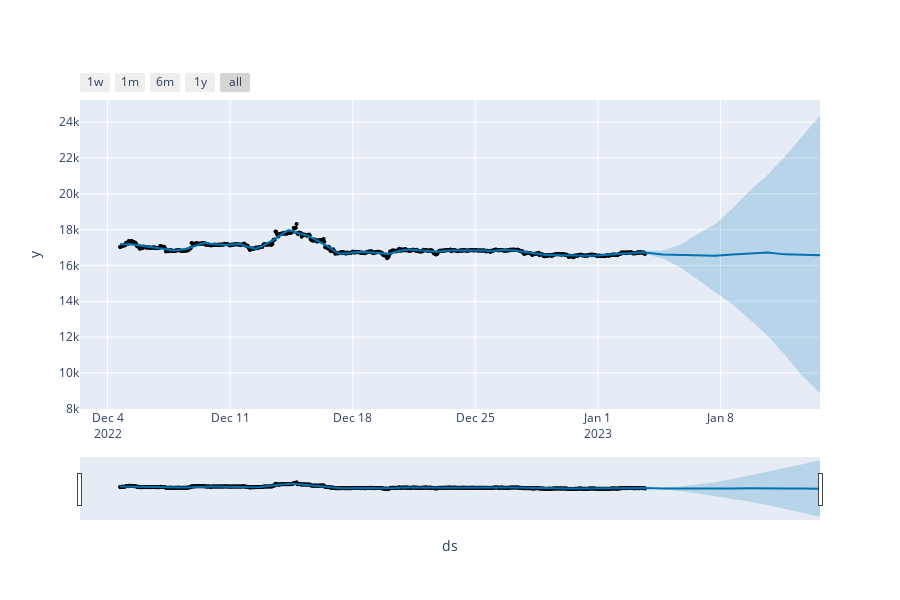

Here is the notebook cell this chart was saved with:
### Code cell
from prophet.plot import plot_plotly, plot_components_plotly

plot_plotly(m, forecast)

### Figure 1 — Plotly figure (JSON) as saved in the notebook; plotly's stock layout.template omitted (floating-point values rounded to 4 significant figures; data arrays with more than 128 entries replaced by an {"elided": "..."} marker saying what was removed)
{"data": [{"marker": {"color": "black", "size": 4}, "mode": "markers", "name": "Actual", "type": "scatter", "x": {"elided": "723 str values"}, "y": {"elided": "723 float values"}}, {"hoverinfo": "skip", "line": {"width": 0}, "mode": "lines", "type": "scatter", "x": {"elided": "733 str values"}, "y": {"elided": "733 float values"}}, {"fill": "tonexty", "fillcolor": "rgba(0, 114, 178, 0.2)", "line": {"color": "#0072B2", "width": 2}, "mode": "lines", "name": "Predicted", "type": "scatter", "x": {"elided": "733 str values"}, "y": {"elided": "733 float values"}}, {"fill": "tonexty", "fillcolor": "rgba(0, 114, 178, 0.2)", "hoverinfo": "skip", "line": {"width": 0}, "mode": "lines", "type": "scatter", "x": {"elided": "733 str values"}, "y": {"elided": "733 float values"}}], "layout": {"height": 600, "showlegend": false, "width": 900, "xaxis": {"rangeselector": {"buttons": [{"count": 7, "label": "1w", "step": "day", "stepmode": "backward"}, {"count": 1, "label": "1m", "step": "month", "stepmode": "backward"}, {"count": 6, "label": "6m", "step": "month", "stepmode": "backward"}, {"count": 1, "label": "1y", "step": "year", "stepmode": "backward"}, {"step": "all"}]}, "rangeslider": {"visible": true}, "title": {"text": "ds"}, "type": "date"}, "yaxis": {"title": {"text": "y"}}}}
